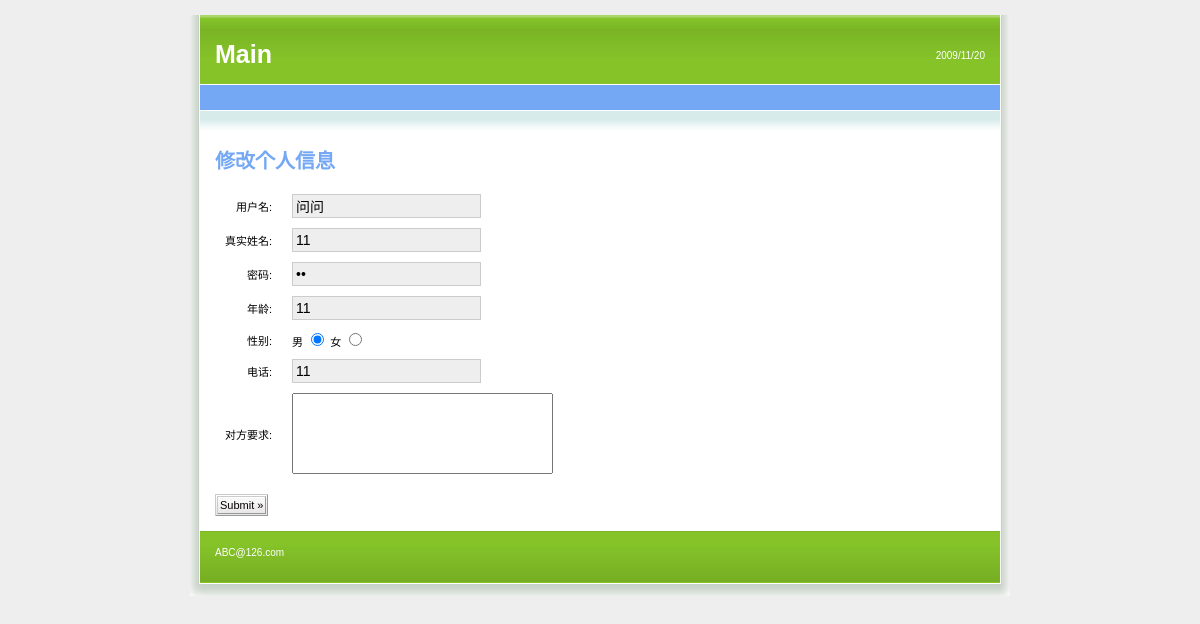
The app's page /user_update/?uid=1 with its own data.
### app/models.py (models this page shows)
class User(models.Model):
	SEX = (
		('male','男性'),
		('female','女性')
	)
	nikename = models.CharField(max_length=20)
	username = models.CharField(max_length=20,blank=True)
	password = models.CharField(max_length=20)
	age = models.IntegerField(default=18,blank=True)
	sex = models.CharField(max_length=6, choices=SEX,blank=True)
	tel = models.CharField(max_length=20,blank=True)
	others = models.CharField(max_length=100,blank=True)
	pic = models.ImageField("图片",upload_to="pic",blank=True)

### app/views.py (the view)
# urls.py: path('user_update/',views.user_update)
def user_update(request):
	if request.method == 'POST':
		uid = request.POST['uid']
		nikename = request.POST['nikename']
		username = request.POST['username']
		password = request.POST['password']
		age = request.POST['age']
		sex = request.POST['sex']
		tel = request.POST['tel']
		others = request.POST['others']
		User.objects.filter(id=uid).update(
			nikename = nikename,
			username = username,
			password = password,
			age = age,
			sex = sex,
			tel = tel,
			others = others
		)
		return redirect('/user_update/?uid=%s'%uid)
		pass
	else:
		uid = request.GET['uid']
		user = User.objects.get(id=uid)
		return render(request,'userUpdate.html',{'user':user})
		pass

### app/templates/userUpdate.html (shortened to what this page needs)
<html>
	<head>
		<link rel="stylesheet" type="text/css" href="/static/css/style.css" />
	</head>
	<body>
		<div id="wrap">
			<div id="top_content">
				<div id="header">
					<div id="rightheader">
						<p>
							2009/11/20
							<br />
						</p>
					</div>
					<div id="topheader">
						<h1 id="title">
							<a href="#">Main</a>
						</h1>
					</div>
					<div id="navigation">
					</div>
				</div>
				<div id="content">
					<p id="whereami">
					</p>
					<h1>
						修改个人信息
					</h1>
					<form action="/user_update/" method="post">
						<table cellpadding="0" cellspacing="0" border="0"
							class="form_table">
							<tr>
								<td valign="middle" align="right">
									用户名:
								</td>
								<td valign="middle" align="left">
									<input type="text" class="inputgri" name="nikename" value="{{user.nikename}}" />
								</td>
							</tr>
							<tr>
								<td valign="middle" align="right">
									真实姓名:
								</td>
								<td valign="middle" align="left">
									<input type="text" class="inputgri" name="username" value="{{user.username}}" />
								</td>
							</tr>
							<tr>
								<td valign="middle" align="right">
									密码:
								</td>
								<td valign="middle" align="left">
									<input type="password" class="inputgri" name="password" value="{{user.password}}" />
								</td>
							</tr>
							<tr>
								<td valign="middle" align="right">
									年龄:
								</td>
								<td valign="middle" align="left">
									<input type="text" class="inputgri" name="age" value="{{user.age}}"/>
								</td>
							</tr>
							<tr>
								<td valign="middle" align="right">
									性别:
								</td>
								<td valign="middle" align="left">
									男
									<input type="radio" class="inputgri" name="sex" value="male"
										checked="True" />
									女
									<input type="radio" class="inputgri" name="sex" value="female"/>
								</td>
							</tr>
							<tr>
								<td valign="middle" align="right">
									电话:
								</td>
								<td valign="middle" align="left">
									<input type="text" class="inputgri" name="tel" value="{{user.tel}}" />
								</td>
							</tr>
							<tr>
								<td valign="middle" align="right">
									对方要求:
								</td>
								<td valign="middle" align="left">
									<textarea rows="5" cols="30" name="others" value="{{user.others}}" style="resize:none;"></textarea>
								</td>
							</tr>
						</table>
						<p>
							<input type="submit" class="button" value="Submit &raquo;" />
						</p>
					</form>
				</div>
			</div>
			<div id="footer">
				<div id="footer_bg">
					ABC@126.com
				</div>
			</div>
		</div>
	</body>
</html>

### static/css/style.css (style rules this page uses)
body { margin: 0; font-size: 62.5%; font-family: Verdana, Arial, Helvetica, sans-serif; padding: 15px 0; background: #eeeeee; }
#wrap { width: 820px; margin: 0 auto; background: url(../img/bg.gif) top center repeat-y #FFFFFF; }
#top_content { padding: 0 10px; }
#topheader { padding: 25px 15px 15px 15px; margin: 0 auto 0 auto; background: url(../img/top_left.gif) top left repeat-x #85C329; }
#rightheader { float: right; width: 375px; height: 40px; color: #FFFFFF; text-align: right; }
#rightheader p { padding: 35px 15px 0 0; margin: 0; text-align: right; }
#title { padding: 0; margin: 0; font-size: 2.5em; color: #FFFFFF; }
#title a:link, #title a:visited { color: #FFFFFF; text-decoration: none; }
#navigation { background: #74A8F5; border-top: 1px solid #ffffff; height: 25px; clear: both }
#content { padding: 0 15px; margin: 0 auto 0 auto; background: url(../img/content_bg.gif) repeat-x left top #ffffff; color: #666666; }
#content p#whereami { padding: 20px 0 15px 0; margin: 0; }
#content h1, #content h2, #content h3, #content h4 , #content h5 { color: #74A8F5; }
#content h1 { font-family: "Trebuchet MS", Arial, Helvetica; padding: 0; margin: 0 0 15px 0; font-size: 2em; }
#footer { background: url(../img/footer.gif) no-repeat center bottom ; color: #FFFFFF; padding: 0 10px 13px 10px; }
#footer #footer_bg { background: url(../img/footer_bg.gif) repeat-x left bottom #85C329; padding: 15px 15px 25px 15px; border-top: 1px solid #7BB425; }
#content p { font-size: 1.2em; margin: 0; padding: 0 0 15px 0; }
.form_table { margin-bottom: 15px; font-size: 1.1em; }
.form_table td { padding: 5px 10px; }
input.button { margin: 0; padding: 2px; border: 3px double #999999; border-left-color: #ccc; border-top-color: #ccc; background: url(../img/button.gif) repeat-x left top; font-size: 11px; font-family: Verdana, Arial, Helvetica, sans-serif; }
form { padding: 0; margin: 0; }
input.inputgri, select.inputgri, textarea.inputgri { background: #eeeeee; font-size: 14px; border: 1px solid #cccccc; padding: 3px; }

### records on screen
User: nikename "问问", username "11", age "11", tel "11"
